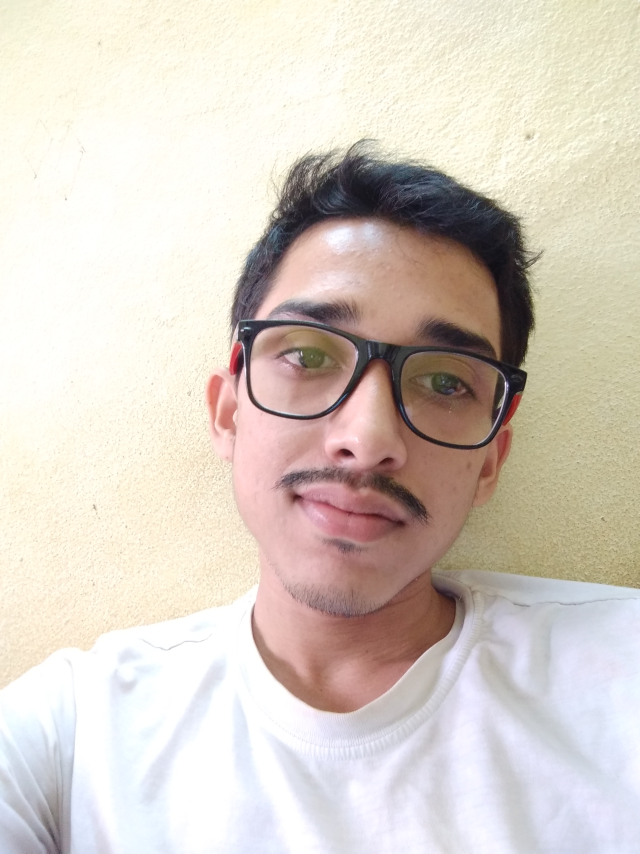
#> input picture test.jpg, 1920 x 2560 px (shown at 1/3 size)
$ python DiluteChannel.py
#> lines starting #> are read from the running program, lines starting #| are printed output that depends on the picture
#> further down, img is the input picture: shape (2560, 1920, 3); mean B, G, R 196.6, 206, 215.8
import cv2
import numpy as np
import matplotlib.pyplot as plt
import sys


# http://www.tannerhelland.com/4660/dithering-eleven-algorithms-source-code/

class DiluteChannel():

    d={
        0:'FloydSteinbergDithering',
        1:'FloydSteinberg',
        2:'JarvisJudiceNinkeDithering',
        3:'StuckiDithering',
        4:'AtkinsonDithering',
        5:'BurkesDithering',
        6:'SierraDithering',
        7:'TwoRowSierra',
        8:'SierraLite'
    }

    def __init__(self,method = 'FloydSteinbergDithering'):
        if method == 'FloydSteinbergDithering':
            mat = [
                    [0,0,0,7,0],
                    [0,3,5,1,0],
                    [0,0,0,0,0]
            ]
        if method == 'FloydSteinberg':
            mat = [
                    [0,0,0,3,0],
                    [0,0,3,2,0],
                    [0,0,0,0,0]
            ]
        if method == 'JarvisJudiceNinkeDithering':
            mat = [
                    [0,0,0,7,5],
                    [3,5,7,5,3],
                    [1,3,5,3,1]
            ]
        if method == 'StuckiDithering':
            mat = [
                    [0,0,0,8,4],
                    [2,4,8,4,2],
                    [1,2,4,2,1]
            ]
        if method == 'AtkinsonDithering':
            mat = [
                    [0,0,0,1,1],
                    [0,1,1,1,0],
                    [0,0,1,0,0]
            ]
        if method == 'BurkesDithering':
            mat = [
                    [0,0,0,8,4],
                    [2,4,8,4,2],
                    [0,0,0,0,0]
            ]
        if method == 'SierraDithering':
            mat = [
                    [0,0,0,5,3],
                    [2,4,5,4,2],
                    [0,2,3,2,0]
            ]
        if method == 'TwoRowSierra':
            mat = [
                    [0,0,0,4,3],
                    [1,2,3,2,1],
                    [0,0,0,0,0]
            ]
        if method == 'SierraLite':
            mat = [
                    [0,0,0,2,0],
                    [0,1,1,0,0],
                    [0,0,0,0,0]
            ]
        DEN = np.sum(np.sum(mat))
        self.FILTER = np.mat(mat)/DEN

    def dilute(self , img,factor=1,reshape=True,flage=True):

        # Check if the image is with 2 channels or 3 channels
#> called with factor = 255, reshape = True, flage = True
        if len(img.shape)!=2:
            img = cv2.cvtColor(img, cv2.COLOR_RGB2GRAY)
#> img: shape (2560, 1920)

        # You can remove this if you want to work with full image[But takes more time]
        if reshape:
            pixelWIDTH = 384
            img = cv2.resize(img, (0,0), fx=pixelWIDTH/(img.shape[1]), fy=pixelWIDTH/(img.shape[1]))
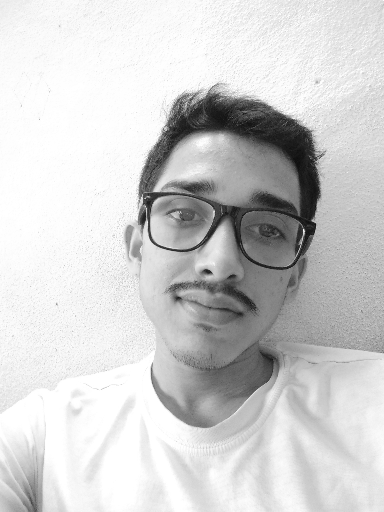
#> img: shape (512, 384); min 14, max 255, mean 207.8

        img = np.array(img,dtype='float64')
        h,w = img.shape
#> h = 512; w = 384
        dummy = np.zeros((h+2, w+4), dtype='float64')
        dummy[:-2, 2:-2] = img
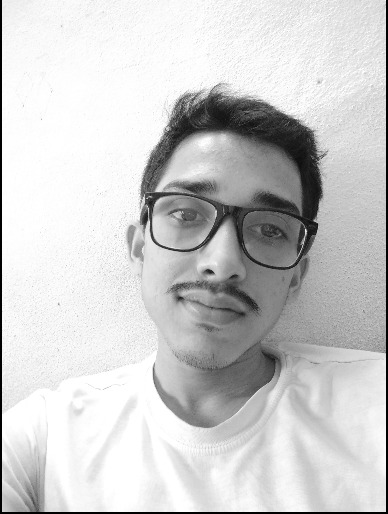
#> dummy: shape (514, 388) float64; min 0, max 255, mean 204.9
        img = dummy

        for y in range( h ):
            for x in range( 2,w+2 ):
                old = img[y][x]
                img[y][x] = round(factor * (img[y][x] / 255.0)) * (255/factor)

                quant_error = old - img[y][x]
                img[y:y+3, x-2:x+3] += (quant_error*self.FILTER)

        img = np.array(img[:-2, 2:-2],dtype='uint8')
        # use this line if FACTOR==1, It makes image to 0 or 1
        if factor==1 and flage:
            ret,img = cv2.threshold(img  ,110,1,cv2.THRESH_BINARY)
        return img

    def dilute_on_3channel(self , img,factor=1,reshape=True):
        # Check if the image is with 2 channels or 3 channels
#> called with factor = 1, reshape = True
        if len(img.shape)!=3:
            return self.dilute(img, factor, reshape)

        if reshape:
            pixelWIDTH = 384
            img = cv2.resize(img, (0,0), fx=pixelWIDTH/(img.shape[1]), fy=pixelWIDTH/(img.shape[1]))
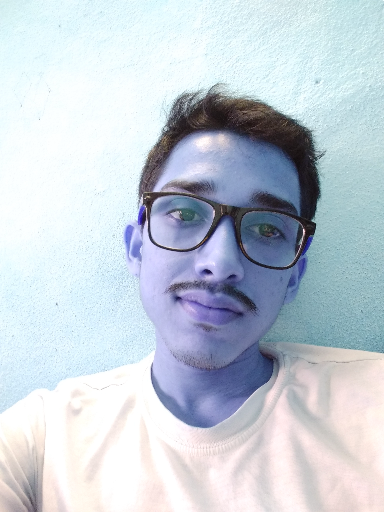
#> img: shape (512, 384, 3); mean of channels 0, 1, 2 215.8, 206, 196.6; drawn as B, G, R

        for channel in range(3):
            img[:,:,channel] = self.dilute(img[:,:,channel],factor,False,False)
#> this loop made 3 passes
#> pass 1, in dilute (call 2), `img = np.array(img,dtype='float64')`:
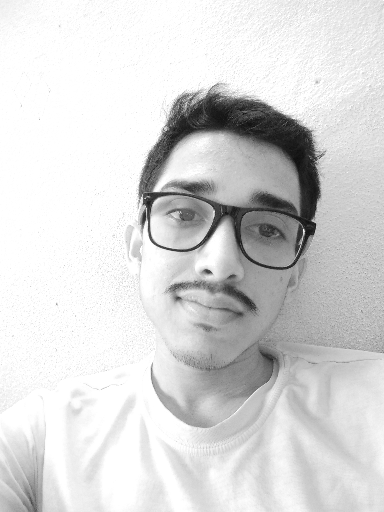
#> img: shape (512, 384) float64; min 14, max 255, mean 215.8
#> pass 1, in dilute (call 2), `img = dummy`:
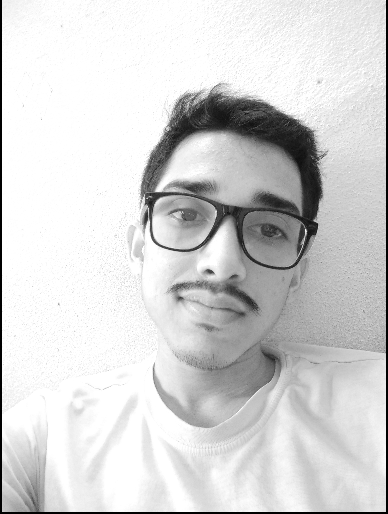
#> img: shape (514, 388) float64; min 0, max 255, mean 212.7
#> pass 1, in dilute (call 2), `img = np.array(img[:-2, 2:-2],dtype='uint8')`:
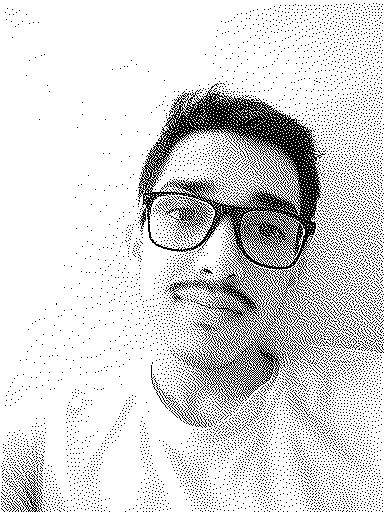
#> img: shape (512, 384); 84.7% white; black in thin lines or dots
#> after the loop:
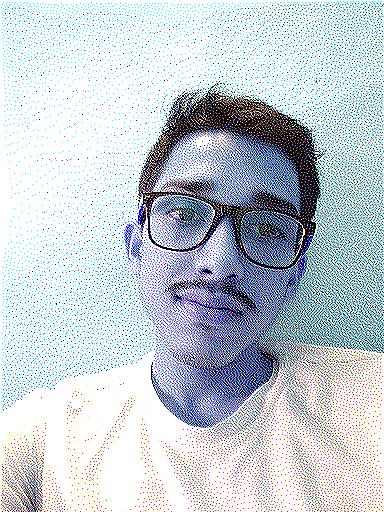
#> img: shape (512, 384, 3); mean of channels 0, 1, 2 216.1, 206.3, 196.9; drawn as B, G, R
        return img


if __name__ == '__main__':
    img = cv2.imread('test.jpg')
    img = cv2.cvtColor(img, cv2.COLOR_BGR2RGB)

    converter = DiluteChannel(DiluteChannel.d[3])


    # [5 lines of commented-out code are left out]

    con = converter.dilute(img,255)
    plt.imshow(con,cmap='gray')
    plt.show()
    con_3 = converter.dilute_on_3channel(img,1)
    plt.imshow(con_3,cmap='gray')
    plt.show()
